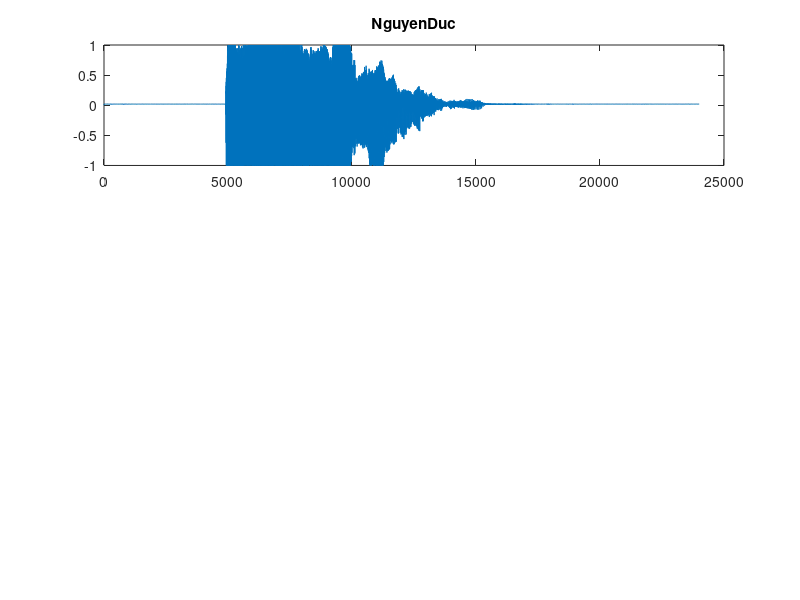

MATLAB code for this plot: (Note: this script raises an error after producing the figure.)
load('fall');
Fs = 8000;
whos;

subplot(3,1,1);
plot(fall);
title('NguyenDuc');
subtitle('Fall');
soundsc(fall, Fs);
pause(2);

h = [1 zeros(1, round(Fs/4)) .25 zeros(1, 1000)];
subplot(3,1,2);
plot(h)
subtitle('Impulse Response');
soundsc(h, Fs);
pause(2);

y =  conv(fall, h);
subplot(3,1,3);
plot(y);
subtitle('Convolution');
soundsc(y, Fs);




